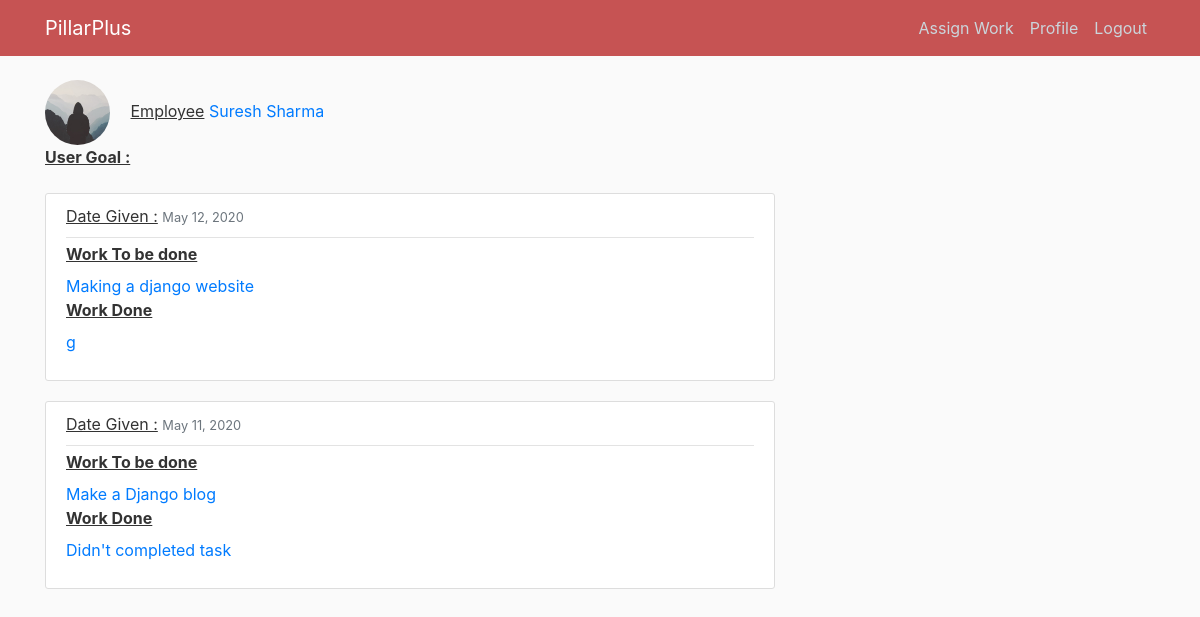
The app's page /user/kritarth2121 (signed in) with its own data.
### blog/models.py (models this page shows, shortened)
class Post(models.Model):
    assigned_employee = models.ForeignKey(User, on_delete=models.CASCADE)
    work_today = models.CharField(max_length=500)
    work_done = models.TextField(max_length=500,null=True,blank=True)
    date_posted = models.DateTimeField(default=timezone.now)

### users/models.py (models this page shows, shortened)
class Profile(models.Model):
    user = models.OneToOneField(User, on_delete=models.CASCADE)
    image = models.ImageField(default='default.jpg', upload_to='profile_pics')
    goal=models.CharField(max_length=1000)

### blog/views.py (the view)
# urls.py: path('user/<str:username>', UserPostList.as_view(), name='user-posts'),
class UserPostList(LoginRequiredMixin,ListView):
    model = Post
    template_name = 'blog/user_posts.html'  # <app>/<model>_<viewtype>.html
    context_object_name = 'posts'
    paginate_by = 5
    def get_queryset(self):
        print(self.request.user)
        print(Post.objects.all())
        user = get_object_or_404(User, username=self.kwargs.get('username'))
        return Post.objects.filter(assigned_employee__username=user).order_by('-date_posted')

### blog/templates/blog/user_posts.html (shortened to what this page needs)
{% extends "blog/base.html" %}
{% block content %}
 <img class="rounded-circle article-img" src="{{ posts.first.assigned_employee.profile.image.url }}">
            <label for="formGroupExampleInput2"><u>Employee</u></label>
              <a class="mr-2" href="{% url 'user-posts' posts.first.assigned_employee.username %}">{{ posts.first.assigned_employee.get_full_name }}</a>
                            <p> <label for="formGroupExampleInput2"><u><b>User Goal :</b></u>{{ posts.first.assigned_employee.profile.goal }}</label>
</p>
    {% for post in posts %}
                <article class="media content-section">
                 <br>
                 <br>
                 <br>
                    <div class="media-body">
            <div class="article-metadata">
          <label for="formGroupExampleInput2"><u>Date Given :</u></label>
              <small class="text-muted">{{ post.date_posted|date:"F d, Y" }}</small>
            </div>
            <label for="formGroupExampleInput2"><u><b>Work To be done </u></b></label><br>
            <a class="article-content" href="{% url 'post-detail' post.id %}">{{ post.work_today }}</a><br>
                           <label for="formGroupExampleInput2"><u><b>Work Done</u></b></label><br>
            <p class="article-content"><a class="article-content" href="{% url 'post-detail' post.id %}">{{ post.work_done }} </a></p>
          </div>
        </article>
    {% endfor %}
{% endblock content %}

### blog/static/blog/main.css (style rules this page uses)
body { background: #fafafa; color: #333333; margin-top: 5rem; }
.content-section { background: #ffffff; padding: 10px 20px; border: 1px solid #dddddd; border-radius: 3px; margin-bottom: 20px; }
.article-content { white-space: pre-line; }
.article-img { height: 65px; width: 65px; margin-right: 16px; }
.article-metadata { padding-bottom: 1px; margin-bottom: 4px; border-bottom: 1px solid #e3e3e3 }

### records on screen
Post: first.assigned_employee.profile.image (placeholder picture), first.assigned_employee.get_full_name "Suresh Sharma", date_posted "May 12, 2020", work_today "Making a django website", work_done "g"
Post: date_posted "May 11, 2020", work_today "Make a Django blog", work_done "Didn't completed task"
